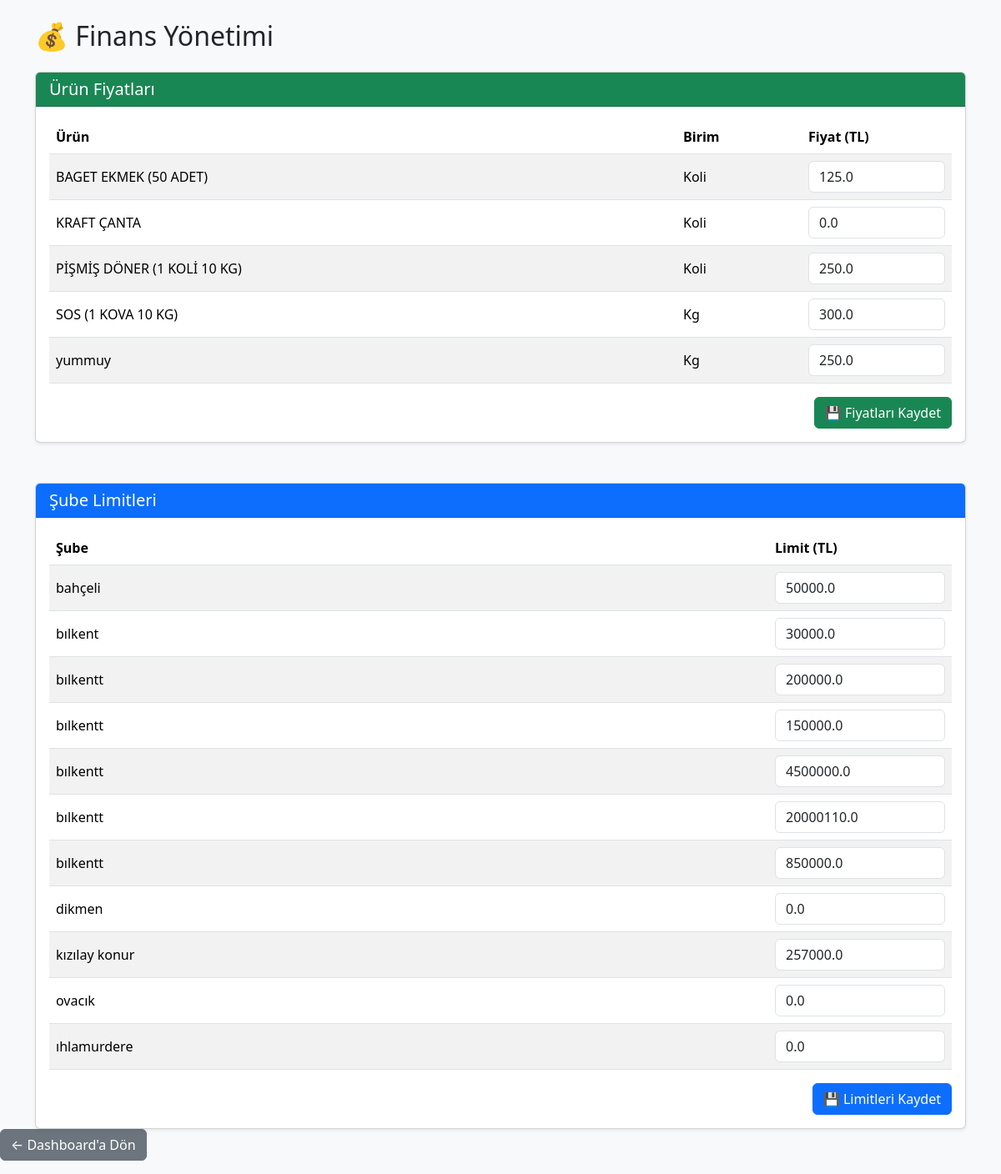
The page /finans (signed in) on the database its author committed.
### tables this page shows
CREATE TABLE urunler(

            id INTEGER PRIMARY KEY AUTOINCREMENT,

            urun_kodu TEXT NOT NULL UNIQUE,

            urun_adi TEXT NOT NULL,

            kategori TEXT,

            birim TEXT,

            durum TEXT

        , palet_kapasitesi INTEGER DEFAULT 0, urun_tipi TEXT DEFAULT 'Donuk', koli_agirligi REAL DEFAULT 0, fiyat REAL DEFAULT 0, tedarik_sekli TEXT DEFAULT 'Merkez');

CREATE TABLE subeler(

            id INTEGER PRIMARY KEY AUTOINCREMENT,

            sube_adi TEXT NOT NULL,

            yetkili TEXT,

            telefon TEXT,

            eposta TEXT,

            il TEXT,

            ilce TEXT,

            adres TEXT,

            durum TEXT

        , kullanici_adi TEXT, sifre TEXT, uretim_gunu TEXT, sevkiyat_gunu TEXT, sevkiyat_saati TEXT, teslim_suresi TEXT, limit_tutari REAL DEFAULT 0, firma TEXT DEFAULT 'ÖZNİL', lojistik_bedeli REAL DEFAULT 0);

### src/main.py (the view, shortened to what this page needs)
@app.route("/finans", methods=["GET", "POST"])
def finans():
    sonuc = admin_kontrol()
    if sonuc:
        return sonuc
    urunler = get_finans_urunleri()
    subeler = get_finans_subeleri()
    return render_template(
        "finans.html",
        urunler=urunler,
        subeler=subeler
    )

### src/database.py (called while the page is built)
def connect_database():
    print("DB =", os.path.abspath(DB_NAME))
    return sqlite3.connect(DB_NAME)

def get_finans_urunleri():
    conn = connect_database()
    cursor = conn.cursor()
    cursor.execute("""
        SELECT
            id,
            urun_adi,
            birim,
            fiyat

        FROM urunler

        ORDER BY urun_adi
    """)
    sonuc = cursor.fetchall()
    conn.close()
    return sonuc

def get_finans_subeleri():
    conn = connect_database()
    cursor = conn.cursor()
    cursor.execute("""
        SELECT
            id,
            sube_adi,
            limit_tutari

        FROM subeler

        ORDER BY sube_adi
    """)
    sonuc = cursor.fetchall()
    conn.close()
    return sonuc

### src/main.py (called while the page is built)
@app.before_request
def test():
    print(
        "METHOD:",
        request.method,
        "URL:",
        request.path
    )

def admin_kontrol():
    if "giris" not in session:
        return redirect("/")
    if session.get("yetki") != "admin":
        abort(403)
    return None

### templates/finans.html (shortened to what this page needs)
<!DOCTYPE html>
<html lang="tr">
<head>
    <link href="https://cdn.jsdelivr.net/npm/bootstrap@5.3.3/dist/css/bootstrap.min.css" rel="stylesheet">
</head>
<body class="bg-light">
<div class="container mt-4">
    <h2 class="mb-4">
        💰 Finans Yönetimi
    </h2>
    <div class="card shadow-sm mb-5">
        <div class="card-header bg-success text-white">
            <h5 class="mb-0">
                Ürün Fiyatları
            </h5>
        </div>
        <div class="card-body">
            <form method="POST">
                <table class="table table-striped table-hover align-middle">
                    <thead>
                        <tr>
                            <th>Ürün</th>
                            <th width="150">Birim</th>
                            <th width="180">Fiyat (TL)</th>
                        </tr>
                    </thead>
                    <tbody>
                    {% for urun in urunler %}
                        <tr>
                            <td>{{ urun[1] }}</td>
                            <td>{{ urun[2] }}</td>
                            <td>
                                <input
                                    type="number"
                                    step="0.01"
                                    min="0"
                                    class="form-control"
                                    name="fiyat_{{ urun[0] }}"
                                    value="{{ urun[3] }}">
                            </td>
                        </tr>
                    {% endfor %}
                    </tbody>
                </table>
                <div class="text-end">
                    <button
                        type="submit"
                        class="btn btn-success">
                        💾 Fiyatları Kaydet
                    </button>
                </div>
            </form>
        </div>
    </div>
    <div class="card shadow-sm">
        <div class="card-header bg-primary text-white">
            <h5 class="mb-0">
                Şube Limitleri
            </h5>
        </div>
        <div class="card-body">
            <form method="POST">
                <table class="table table-striped table-hover align-middle">
                    <thead>
                        <tr>
                            <th>Şube</th>
                            <th width="220">Limit (TL)</th>
                        </tr>
                    </thead>
                    <tbody>
                    {% for sube in subeler %}
                        <tr>
                            <td>{{ sube[1] }}</td>
                            <td>
                                <input
                                    type="number"
                                    step="0.01"
                                    min="0"
                                    class="form-control"
                                    name="limit_{{ sube[0] }}"
                                    value="{{ sube[2] }}">
                            </td>
                        </tr>
                    {% endfor %}
                    </tbody>
                </table>
                <div class="text-end">
                    <button
                        type="submit"
                        class="btn btn-primary">
                        💾 Limitleri Kaydet
                    </button>
                </div>
            </form>
        </div>
    </div>
</div>
</body>
</html>
<div class="mb-3">
    <a href="/dashboard" class="btn btn-secondary">
        ← Dashboard'a Dön
    </a>
</div>

### rows shown on the page
urunler: urun_adi "BAGET EKMEK (50 ADET)", birim "Koli", fiyat "125.0"
urunler: urun_adi "KRAFT ÇANTA", birim "Koli", fiyat "0.0"
urunler: urun_adi "PİŞMİŞ DÖNER (1 KOLİ 10 KG)", birim "Koli", fiyat "250.0"
urunler: urun_adi "SOS (1 KOVA 10 KG)", birim "Kg", fiyat "300.0"
urunler: urun_adi "yummuy", birim "Kg", fiyat "250.0"
subeler: sube_adi "bahçeli", limit_tutari "50000.0"
subeler: sube_adi "bılkent", limit_tutari "30000.0"
subeler: sube_adi "bılkentt", limit_tutari "200000.0"
subeler: sube_adi "bılkentt", limit_tutari "150000.0"
subeler: sube_adi "bılkentt", limit_tutari "4500000.0"
subeler: sube_adi "bılkentt", limit_tutari "20000110.0"
subeler: sube_adi "bılkentt", limit_tutari "850000.0"
subeler: sube_adi "dikmen", limit_tutari "0.0"
subeler: sube_adi "kızılay konur", limit_tutari "257000.0"
subeler: sube_adi "ovacık", limit_tutari "0.0"
subeler: sube_adi "ıhlamurdere", limit_tutari "0.0"
